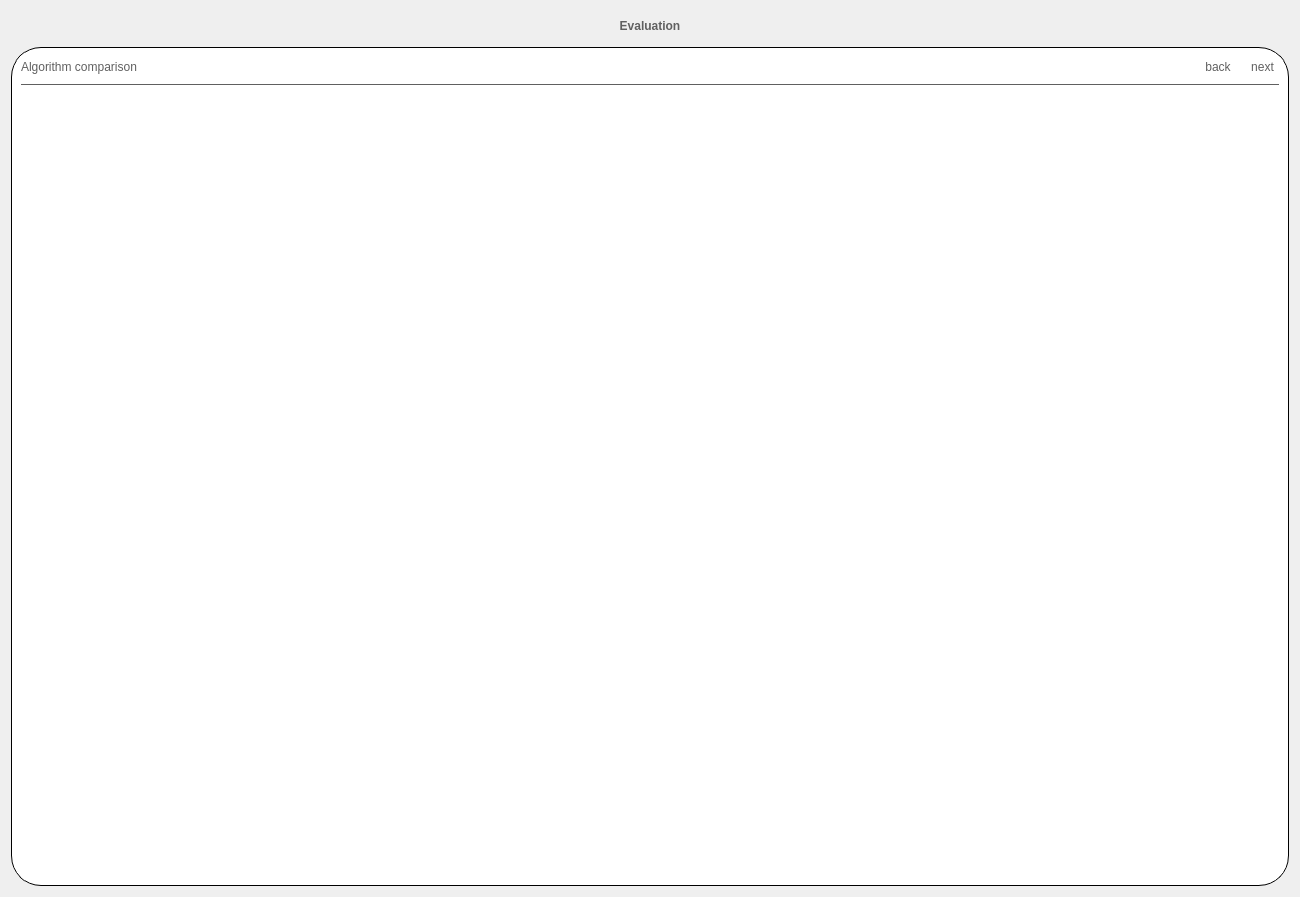
<?xml version="1.0" encoding="UTF-8"?>
<ui version="4.0">
 <class>final</class>
 <widget class="QWidget" name="final">
  <property name="geometry">
   <rect>
    <x>0</x>
    <y>0</y>
    <width>1300</width>
    <height>897</height>
   </rect>
  </property>
  <property name="windowTitle">
   <string>Form</string>
  </property>
  <property name="styleSheet">
   <string notr="true">font: &quot;Seagoe UI&quot;;
color:#606060;
</string>
  </property>
  <layout class="QVBoxLayout" name="verticalLayout">
   <item>
    <widget class="QLabel" name="label">
     <property name="minimumSize">
      <size>
       <width>0</width>
       <height>30</height>
      </size>
     </property>
     <property name="styleSheet">
      <string notr="true">font:14pt &quot;Seagoe UI&quot;;
font:bold;</string>
     </property>
     <property name="text">
      <string>Evaluation</string>
     </property>
     <property name="alignment">
      <set>Qt::AlignCenter</set>
     </property>
    </widget>
   </item>
   <item>
    <widget class="QFrame" name="frame">
     <property name="styleSheet">
      <string notr="true">#frame {border: 1px solid black;
border-radius: 30px;
background-color: white;}</string>
     </property>
     <property name="frameShape">
      <enum>QFrame::WinPanel</enum>
     </property>
     <property name="frameShadow">
      <enum>QFrame::Plain</enum>
     </property>
     <property name="lineWidth">
      <number>1</number>
     </property>
     <layout class="QVBoxLayout" name="verticalLayout_2">
      <item>
       <layout class="QHBoxLayout" name="horizontalLayout_2">
        <property name="spacing">
         <number>10</number>
        </property>
        <item>
         <widget class="QLabel" name="label_2">
          <property name="minimumSize">
           <size>
            <width>0</width>
            <height>20</height>
           </size>
          </property>
          <property name="styleSheet">
           <string notr="true">font:12pt &quot;Seagoe UI&quot;;
</string>
          </property>
          <property name="text">
           <string>Algorithm comparison</string>
          </property>
         </widget>
        </item>
        <item>
         <widget class="QToolButton" name="homeToolButton">
          <property name="minimumSize">
           <size>
            <width>20</width>
            <height>20</height>
           </size>
          </property>
          <property name="styleSheet">
           <string notr="true">border: none;</string>
          </property>
          <property name="text">
           <string/>
          </property>
         </widget>
        </item>
        <item>
         <widget class="QToolButton" name="backToolButton">
          <property name="minimumSize">
           <size>
            <width>20</width>
            <height>20</height>
           </size>
          </property>
          <property name="autoFillBackground">
           <bool>false</bool>
          </property>
          <property name="styleSheet">
           <string notr="true">border: none;</string>
          </property>
          <property name="text">
           <string>back</string>
          </property>
          <property name="arrowType">
           <enum>Qt::NoArrow</enum>
          </property>
         </widget>
        </item>
        <item>
         <widget class="QToolButton" name="nextToolButton">
          <property name="minimumSize">
           <size>
            <width>20</width>
            <height>20</height>
           </size>
          </property>
          <property name="autoFillBackground">
           <bool>false</bool>
          </property>
          <property name="styleSheet">
           <string notr="true">border: none;</string>
          </property>
          <property name="text">
           <string>next</string>
          </property>
          <property name="arrowType">
           <enum>Qt::NoArrow</enum>
          </property>
         </widget>
        </item>
       </layout>
      </item>
      <item>
       <widget class="QFrame" name="horizontalFrame">
        <property name="frameShape">
         <enum>QFrame::HLine</enum>
        </property>
        <property name="frameShadow">
         <enum>QFrame::Plain</enum>
        </property>
        <property name="lineWidth">
         <number>0</number>
        </property>
       </widget>
      </item>
      <item>
       <widget class="QStackedWidget" name="evaluationWidget">
        <property name="styleSheet">
         <string notr="true">background-color:white;</string>
        </property>
        <property name="frameShape">
         <enum>QFrame::NoFrame</enum>
        </property>
        <property name="frameShadow">
         <enum>QFrame::Raised</enum>
        </property>
        <property name="lineWidth">
         <number>0</number>
        </property>
        <widget class="QWidget" name="accuracyPage">
         <layout class="QVBoxLayout" name="verticalLayout_3">
          <item>
           <widget class="QWidget" name="widget_3" native="true">
            <layout class="QGridLayout" name="gridLayout_5">
             <item row="0" column="0">
              <layout class="QGridLayout" name="svmGridLayout"/>
             </item>
            </layout>
           </widget>
          </item>
          <item>
           <widget class="QWidget" name="widget" native="true">
            <property name="maximumSize">
             <size>
              <width>16777215</width>
              <height>16777215</height>
             </size>
            </property>
            <layout class="QHBoxLayout" name="horizontalLayout">
             <item>
              <layout class="QGridLayout" name="rfGridLayout"/>
             </item>
             <item>
              <layout class="QGridLayout" name="cnnGridLayout"/>
             </item>
            </layout>
           </widget>
          </item>
         </layout>
        </widget>
        <widget class="QWidget" name="metricsPage">
         <layout class="QGridLayout" name="gridLayout_3">
          <item row="0" column="0">
           <widget class="QTableWidget" name="metricsTable">
            <property name="maximumSize">
             <size>
              <width>680</width>
              <height>270</height>
             </size>
            </property>
            <property name="styleSheet">
             <string notr="true">border:None;
QTableWidget::item { border-left: 7px solid black; }
</string>
            </property>
           </widget>
          </item>
         </layout>
        </widget>
        <widget class="QWidget" name="timePage">
         <layout class="QGridLayout" name="gridLayout_2">
          <item row="0" column="0">
           <layout class="QGridLayout" name="timeGridLayout"/>
          </item>
         </layout>
        </widget>
       </widget>
      </item>
     </layout>
    </widget>
   </item>
  </layout>
 </widget>
 <resources/>
 <connections/>
</ui>
